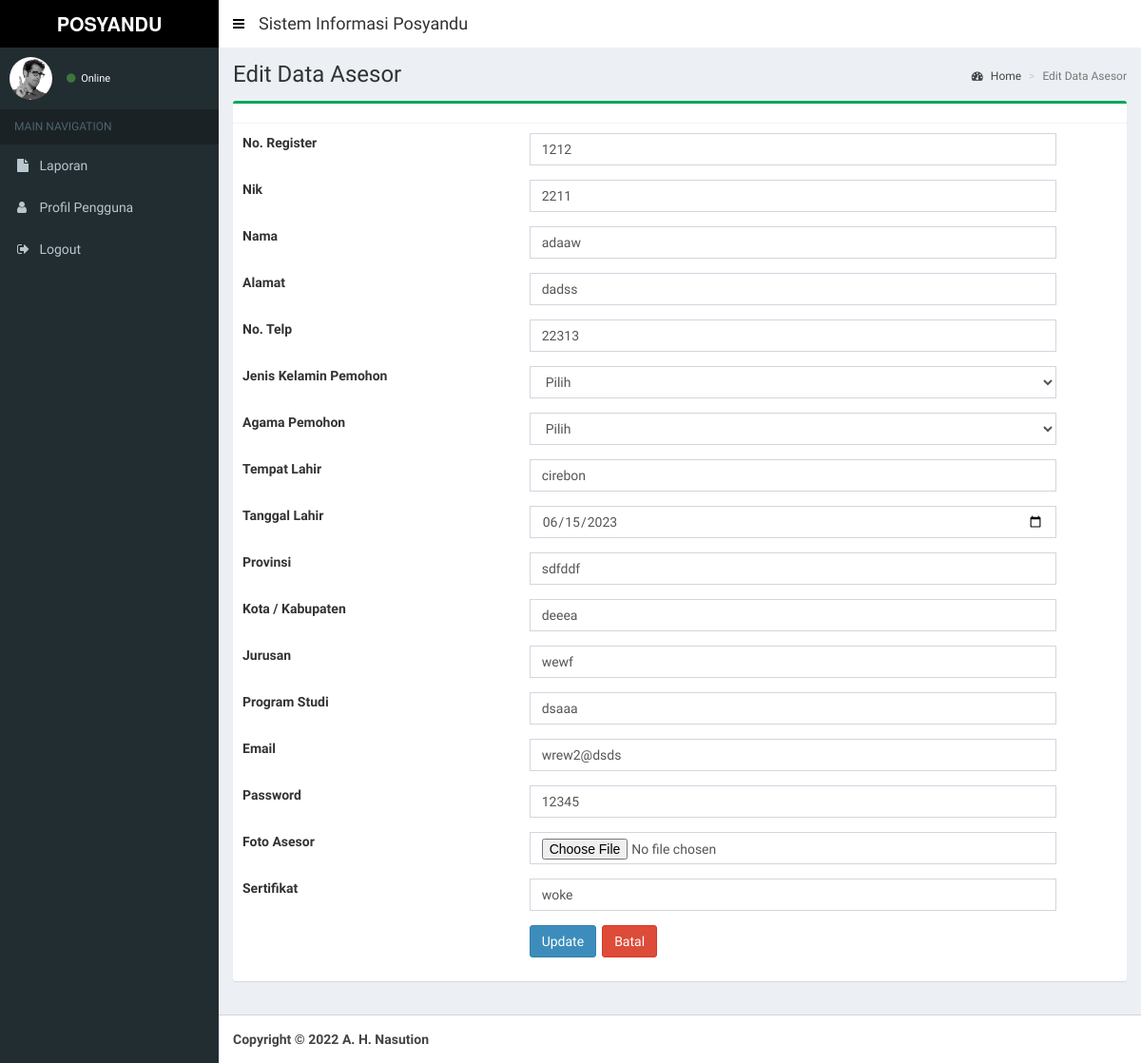
/asesor/edit/2, run on an earlier commit of the app's database.
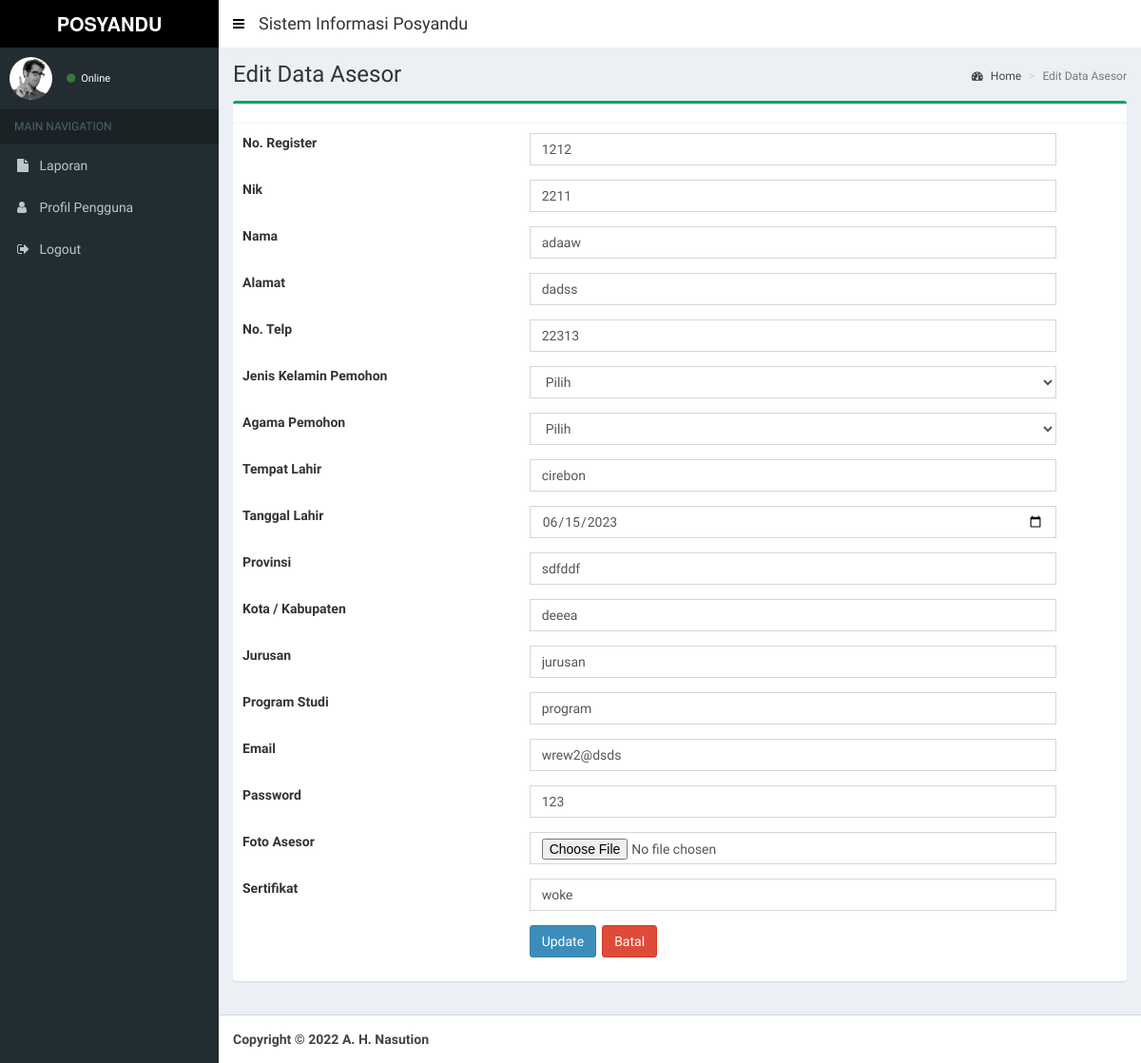
And on a later commit of the database.
### tables this page shows
CREATE TABLE `tbl_asesor` (
  `id_asesor` int NOT NULL,
  `noregister_asesor` varchar(50) NOT NULL,
  `nik_asesor` varchar(50) NOT NULL,
  `nama_asesor` varchar(50) NOT NULL,
  `alamat_asesor` varchar(50) NOT NULL,
  `notlp_asesor` varchar(50) NOT NULL,
  `jeniskelamin_asesor` varchar(50) NOT NULL,
  `agama_asesor` varchar(50) NOT NULL,
  `tempatlahir_asesor` varchar(50) NOT NULL,
  `tanggallahir_asesor` date NOT NULL,
  `provinsi_asesor` varchar(50) NOT NULL,
  `kotakab_asesor` varchar(50) NOT NULL,
  `jurusan_asesor` varchar(50) NOT NULL,
  `programstudi_asesor` varchar(50) NOT NULL,
  `email_asesor` varchar(50) NOT NULL,
  `password_asesor` varchar(50) NOT NULL,
  `foto_asesor` text NOT NULL,
  `sertifikat_asesor` varchar(50) NOT NULL
);

### application/views/layout/v_content.php (called while the page is built, shortened)
 	<?php
	if ($content)
	{
		$this->load->view($content);
	}
?>

### application/controllers/Asesor.php (called while the page is built, shortened)
<?php
class Asesor extends CI_Controller {
	public function __construct()
	{
		$this->load->model('Asesor_model', 'asesor');
		$this->load->helper('tgl_indo');
		$this->load->helper('security');
	}
	public function edit($id)
	{
		$cek = $this->asesor->detail($id)->row_array();
		if($cek == null){
			$this->session->set_flashdata('error', '<i class="fa fa-warning"></i> Peringatan! Data tidak ditemukan');
			redirect(base_url('asesor'),'refresh');
		}else{
			$data = array(
				'title'			=> 'LSP',
				'judul'			=> 'Edit Data Asesor',
				'data' 			=> 	$this->asesor->detail($id)->row_array(),
				'content'		=> 'asesor/v_edit',
				'ajax'	 		=> 'asesor/v_ajax'
			);
			$this->load->view('layout/v_wrapper', $data, FALSE);
		}
	}
}

### index.php (called while the page is built, shortened)
<?php
require_once BASEPATH.'core/CodeIgniter.php';

### application/models/Asesor_model.php (called while the page is built, shortened)
<?php
class Asesor_model extends CI_Model {
	public function detail($id)
	{
		$this->db->select('*');
		$this->db->from('tbl_asesor');
		$this->db->where('id_asesor', $id);
		$query = $this->db->get();
		return $query;
	}
}

### application/views/asesor/v_edit.php (the view, shortened to what the changed rows need)
<section class="content-header">
  <h1>
    <?= $judul ?>
  </h1>
</section>
<section class="content">
  <div class="row">
    <div class="col-md-12">
      <div class="box box-success">
        <form action="<?php echo base_url() ?>asesor/update" method="post" enctype="multipart/form-data">
          <div class="box-body">
            <div class="row">
                <div class="form-group">
                  <div class="input-group col-md-7">
                      <input type="number" class="form-control" placeholder="No. Register" name="noregister_asesor" value="<?= $data['noregister_asesor'] ?>" required>
                  </div>
                </div>
                <div class="form-group">
                  <div class="input-group col-md-7">
                      <input type="number" class="form-control" placeholder="Nik" name="nik_asesor" value="<?= $data['nik_asesor'] ?>" required>
                  </div>
                </div>
                <div class="form-group">
                  <div class="input-group col-md-7">
                      <input type="text" class="form-control" placeholder="Nama Asesor" name="nama_asesor" value="<?= $data['nama_asesor'] ?>" required>
                  </div>
                </div>
                <div class="form-group">
                  <div class="input-group col-md-7">
                      <input type="text" class="form-control" placeholder="Alamat" name="alamat_asesor" value="<?= $data['alamat_asesor'] ?>" required>
                  </div>
                </div>
                <div class="form-group">
                  <div class="input-group col-md-7">
                      <input type="number" class="form-control" placeholder="No. Telp" name="notlp_asesor" value="<?= $data['notlp_asesor'] ?>" required>
                  </div>
                </div>
                <div class="form-group">
                  <div class="input-group col-md-7">
                      <input type="text" class="form-control" placeholder="Tempat Lahir" name="tempatlahir_asesor" value="<?= $data['tempatlahir_asesor'] ?>" required>
                  </div>
                </div>
                <div class="form-group">
                  <div class="input-group col-md-7">
                      <input type="date" class="form-control" placeholder="Tanggal Lahir" name="tanggallahir_asesor" value="<?= $data['tanggallahir_asesor'] ?>" required>
                  </div>
                </div>
                <div class="form-group">
                  <div class="input-group col-md-7">
                      <input type="text" class="form-control" placeholder="Provinsi" name="provinsi_asesor" value="<?= $data['provinsi_asesor'] ?>" required>
                  </div>
                </div>
                <div class="form-group">
                  <div class="input-group col-md-7">
                      <input type="text" class="form-control" placeholder="Kota / Kabupaten" name="kotakab_asesor" value="<?= $data['kotakab_asesor'] ?>" required>
                  </div>
                </div>
                <div class="form-group">
                  <div class="input-group col-md-7">
                      <input type="text" class="form-control" placeholder="Jurusan" name="jurusan_asesor" value="<?= $data['jurusan_asesor'] ?>" required>
                  </div>
                </div>
                <div class="form-group">
                  <div class="input-group col-md-7">
                      <input type="text" class="form-control" placeholder="Program Studi" name="programstudi_asesor" value="<?= $data['programstudi_asesor'] ?>" required>
                  </div>
                </div>
                <div class="form-group">
                  <div class="input-group col-md-7">
                      <input type="email" class="form-control" placeholder="Email" name="email_asesor" value="<?= $data['email_asesor'] ?>" required>
                  </div>
                </div>
                <div class="form-group">
                  <div class="input-group col-md-7">
                      <input type="text" class="form-control" placeholder="Password" name="password_asesor" value="<?= $data['password_asesor'] ?>" required>
                  </div>
                </div>
                <div class="form-group">
                  <div class="input-group col-md-7">
                      <input type="text" class="form-control" placeholder="Sertifikat" name="sertifikat_asesor" value="<?= $data['sertifikat_asesor'] ?>" required>
                  </div>
                </div>
            </div>
          </div>
        </form>
      </div>
    </div>
  </div>
</section>

What changed in the data, as far as the page shows it:
changed tbl_asesor "adaaw": jurusan_asesor "wewf" → "jurusan"; programstudi_asesor "dsaaa" → "program"; password_asesor "12345" → "123"
